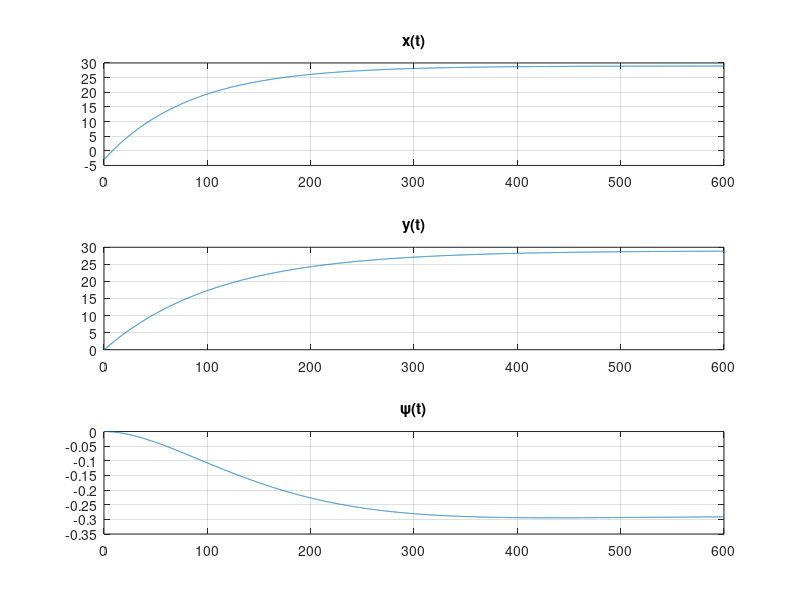
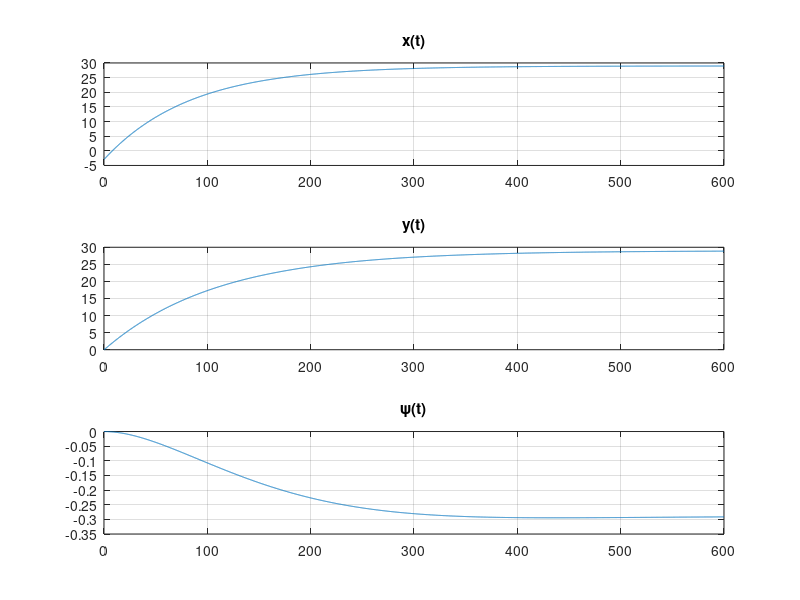

Here is the MATLAB script that generated these plots, in order:
###########################
# Akd/ko etos: 2019-2020
# MYY504 Ypo\ka Mathimatika

# TEAM NUMBER 59 (B'PROJECT)
# Evaggelos Tzortzis   3088
# Chouliaras Ioannis   2631
# Zoganas Dimitrios    2977
###########################

## Initialization
h = 0.1;
t = 0:h:600;

AM = (2631+3088+2977)/3;
Dx = 11835;
Dy = 11835 + AM;
Dz = 6000;
m = 425000;
mz = 357000000;
ma = 113000;
y(1) = 0;
z(1) = 0;
Kpx = 60000;
Kdx = 5000000;
Kpy = 60000 - 5*AM;
Kdy = 5000000;
Kpz = 50000;
Kdz = 7000000 - 100*AM;
xdes = AM/100;
ydes = AM/100;
zdes = -AM/10000;


############# EULER'S METHOD ##############

x = zeros(size(t));
z = zeros(size(t));
y = zeros(size(t));
x(1) = -AM/1000;

n = numel(z);

u = zeros(size(t));
u(1) = 0;
w = zeros(size(t));
w(1) = 0;
k = zeros(size(t));
k(1) = 0;

for i = 1:(n-1)
  nz = Kpz*(zdes-z(i))-Kdz*u(i);
  fy = Kpy*(ydes-y(i))-Kdy*k(i);
  fx = Kpx*(xdes-x(i))-Kdx*w(i);
  #Z (psi)
  df = (nz - 2 * Dz * abs(u(i)) * u(i))/mz;
  u(i+1) = u(i) + h*df;
  z(i+1) = z(i) + h*u(i);
  #X
  dg = (((fx - Dx * abs(w(i)) * w(i))/(m+3*ma)) + sin(z(i))*u(i)*w(i) - cos(z(i))*u(i)*k(i))/cos(z(i));
  w(i+1) = w(i) + h*dg;
  x(i+1) = x(i) + h*w(i);
  #Y
  dp = (((fy - Dy * abs(k(i)) * k(i))/(m+2*ma)) + cos(z(i))*u(i)*w(i) + sin(z(i))*u(i)*k(i))/cos(z(i));
  k(i+1) = k(i) + h*dp;
  y(i+1) = y(i) + h*k(i);
endfor

figure(1);
subplot(3,1,1);
plot(t,x);
title("x(t)");
grid on;

subplot(3,1,2);
plot(t,y);
title("y(t)");
grid on;

subplot(3,1,3);
plot(t,z);
title("\\psi(t)");
grid on;

############### IMPROVED EULER'S METHOD  #############

x = zeros(size(t));
y = zeros(size(t));
z = zeros(size(t));
x(1) = -AM/1000;

n = numel(z);

u = zeros(size(t));
u(1) = 0;
w = zeros(size(t));
w(1) = 0;
v = zeros(size(t));
v(1) = 0;

## may the force, be with you:
for i = 1:(n-1)
  nz = Kpz*(zdes-z(i))-Kdz*u(i);
  fy = Kpy*(ydes-y(i))-Kdy*k(i);
  fx = Kpx*(xdes-x(i))-Kdx*w(i);

  #every k1(z,x,y)
  k1z = u(i);
  k1x = w(i);
  k1y = v(i);

  #every k1 (u,w,v)
  k1u = (nz - (2 * Dz * abs(u(i)) * u(i))) / mz;
  k1w = (((fx - Dx * abs(w(i)) * w(i))/(m+3*ma)) + sin(z(i))*u(i)*w(i) - cos(z(i))*u(i)*v(i))/cos(z(i));
  k1v = (((fy - Dy * abs(v(i)) * v(i))/(m+2*ma)) + cos(z(i))*u(i)*w(i) + sin(z(i))*u(i)*v(i))/cos(z(i));

  #every k2(z,x,y)
  k2z = u(i) + (h * k1u);
  k2x = w(i) + (h * k1w);
  k2y = v(i) + (h * k1v);

  nz1 = Kpz*(zdes-(z(i)+h*k1z))-Kdz*k2z;
  fy1 = Kpy*(ydes-(y(i)+h*k1y))-Kdy*k2y;
  fx1 = Kpx*(xdes-(x(i)+h*k1x))-Kdx*k2x;

  #every k2 (u,w,v)
  k2u = (nz1 - (2*Dz*abs(k2z)*k2z))/mz;
  k2w = ((fx1 - Dx*abs(k2x)*k2x)/(m+3*ma) + sin(z(i)+h*k1z)*k2z*k2x - cos(z(i)+h*k1z)*(u(i)+h*k1u)*k2y)/cos(z(i)+h*k1z);
  k2v = ((fy1 - Dy*abs(k2y)*k2y)/(m+2*ma) + cos(z(i)+h*k1z)*k2z*k2x + sin(z(i)+h*k1z)*(u(i)+h*k1u)*k2y)/cos(z(i)+h*k1z);
  #Z
  u(i+1) = u(i) + (h/2) * (k1u + k2u);
  z(i+1) = z(i) + (h/2) * (k1z + k2z);

  #X
  w(i+1) = w(i) + (h/2) * (k1w + k2w);
  x(i+1) = x(i) + (h/2) * (k1x + k2x);

  #Y
  v(i+1) = v(i) + (h/2) * (k1v + k2v);
  y(i+1) = y(i) + (h/2) * (k1y + k2y);
endfor

figure(2);
subplot(3,1,1);
plot(t,x);
title("x(t)");
grid on;

subplot(3,1,2);
plot(t,y);
title("y(t)");
grid on;

subplot(3,1,3);
plot(t,z);
title("\\psi(t)");
grid on;
